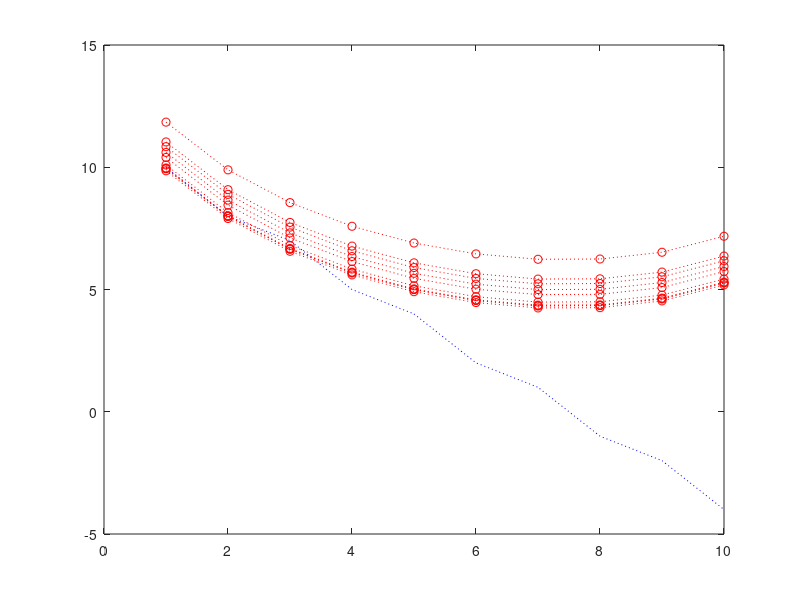

Write MATLAB code to recreate this figure.
clear;
n = 10;
c = ones(n:1);
for k = 1: 10
    H = hilb(k);
    c(k) = cond(H);
end
semilogy(1:n, c);
s = rand(n,1); b = H*s; x = H\b; eRel = abs(x-s)/abs(s);

plot(1:n, 10 - ceil(log10(c)), 'b:'); hold on
plot(1:n, -log10(eRel), 'ro:'); hold off